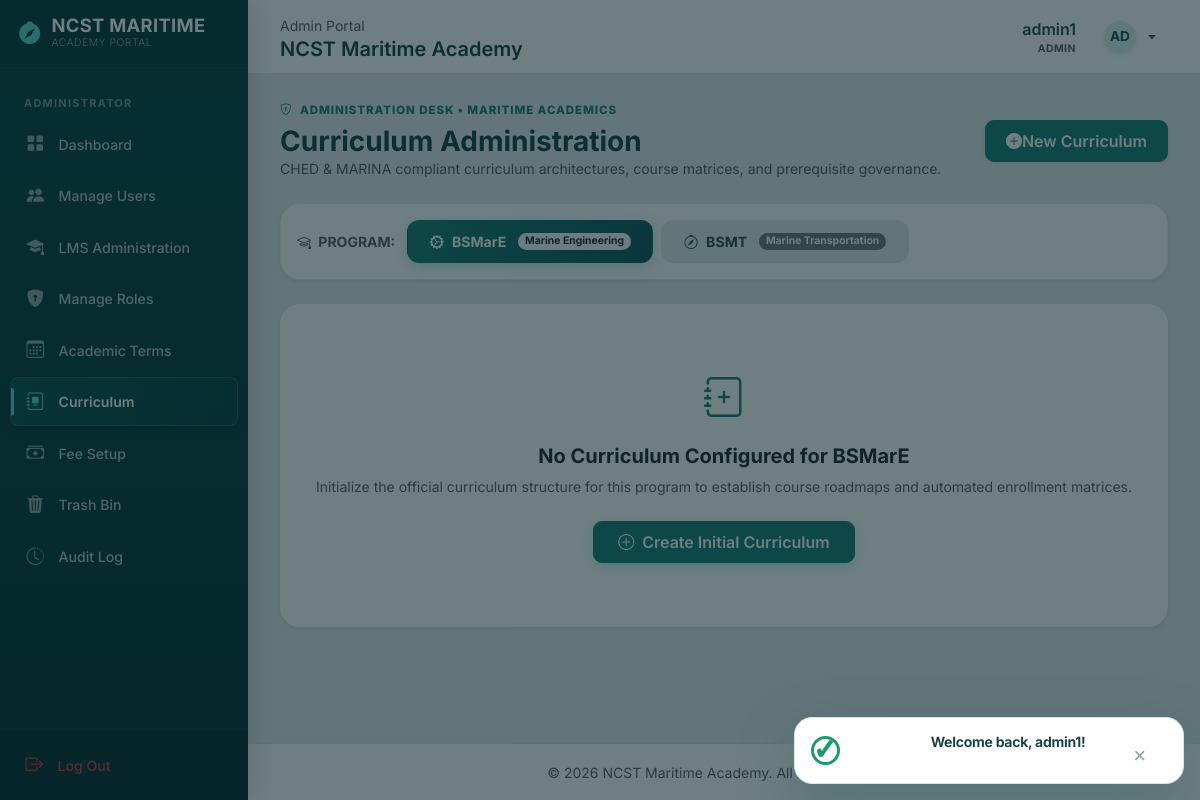
Screenshot of /admin/curriculum (signed in) with the database file from the repository.
### tables this page shows
CREATE TABLE IF NOT EXISTS programs (
    id INT UNSIGNED AUTO_INCREMENT PRIMARY KEY,
    program_code VARCHAR(20) NOT NULL UNIQUE,
    program_name VARCHAR(100) NOT NULL,
    created_at TIMESTAMP NOT NULL DEFAULT CURRENT_TIMESTAMP,
    updated_at TIMESTAMP NOT NULL DEFAULT CURRENT_TIMESTAMP ON UPDATE CURRENT_TIMESTAMP
);

### admin/curriculum.php (the view, shortened to what the rows shown need)
<?php
require_once '../includes/academic_terms.php';
try {
    $programs = $pdo->query("SELECT id, program_code, program_name FROM programs ORDER BY program_code ASC")->fetchAll(PDO::FETCH_ASSOC);
} catch (Exception $e) {
    $programs = [];
}
$programCodes = array_column($programs, 'program_code');
$selectedProgram = isset($_GET['program']) ? trim($_GET['program']) : (!empty($programCodes) ? $programCodes[0] : 'BSMT');
require_once '../includes/header.php';
?>
<div class="maritime-control-bar mb-4 p-3 bg-white rounded-4 border border-light-subtle shadow-sm">
    <div class="d-flex flex-column flex-lg-row justify-content-between align-items-lg-center gap-3">
        <div class="d-flex align-items-center gap-2 flex-wrap">
            <span class="small fw-bold text-uppercase text-muted me-1"><i class="bi bi-mortarboard me-1"></i> Program:</span>
            <?php foreach ($programs as $prog): ?>
                <a href="curriculum?program=<?php echo urlencode($prog['program_code']); ?>"
                   class="program-pill-btn <?php echo $selectedProgram === $prog['program_code'] ? 'active' : ''; ?>">
                    <i class="bi <?php echo $prog['program_code'] === 'BSMT' ? 'bi-compass' : 'bi-gear-wide-connected'; ?>"></i>
                    <?php echo htmlspecialchars($prog['program_code']); ?>
                    <span class="badge ms-1 <?php echo $selectedProgram === $prog['program_code'] ? 'bg-light text-dark' : 'bg-secondary text-white'; ?>" style="font-size: 0.65rem;">
                        <?php echo $prog['program_code'] === 'BSMT' ? 'Marine Transportation' : 'Marine Engineering'; ?>
                    </span>
                </a>
            <?php endforeach; ?>
        </div>
    </div>
</div>
<?php include '../includes/footer.php'; ?>

### rows the page displays
programs: program_code "BSMarE", shows "Marine Engineering"
programs: program_code "BSMT", shows "Marine Transportation"

### other values shown
$_SESSION['role'] "Admin"
$_SESSION['username'] "admin1"
$_SESSION['role'] "ADMIN"
$initials "AD"
$selectedProgram "BSMarE"
